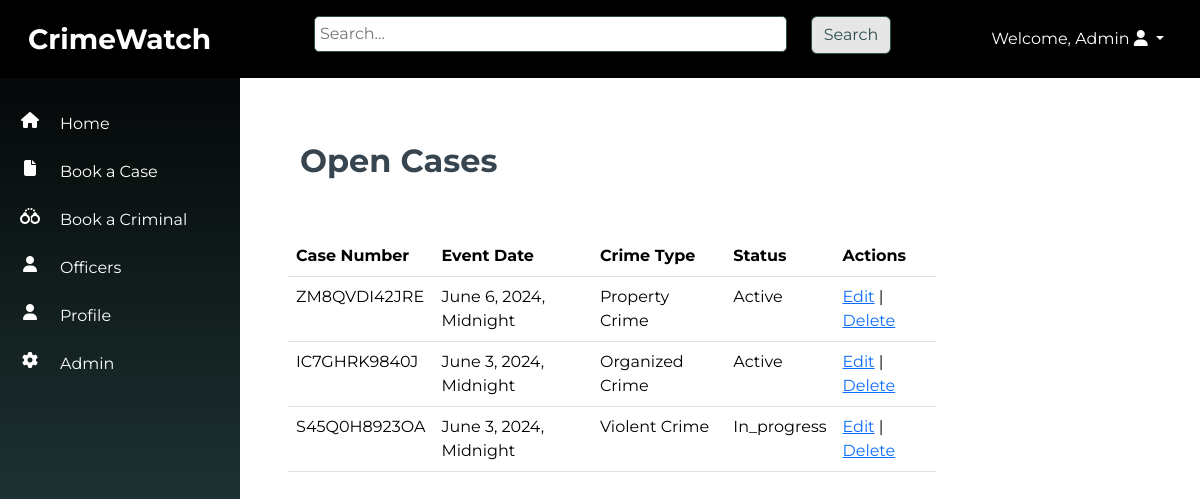
The app's page /cases/open-cases/ (signed in) with its own data.
### cases/models.py (models this page shows, shortened)
class CriminalCase(models.Model):
    CASE_STATUS_CHOICES = [
        ('active', 'Active'),
        ('in_progress', 'In Progress'),
        ('closed', 'Closed'),
    ]
    case_number = models.CharField(max_length=12, unique=True, editable=False)
    event_date = models.DateTimeField()
    crime_type = models.ForeignKey(CrimeType, on_delete=models.CASCADE)
    crime_subcategory = models.ForeignKey(CrimeSubcategory, on_delete=models.CASCADE)
    location_of_crime = models.CharField(max_length=255)
    case_description = models.TextField()
    witnesses = models.CharField(max_length=255)
    known_suspects = models.CharField(max_length=255)
    arrested_suspects = models.CharField(max_length=255)
    case_status = models.CharField(max_length=12, choices=CASE_STATUS_CHOICES)
    pictures_of_evidence = models.ImageField(upload_to='src/images/', null=True, blank=True)
    case_officer = models.ForeignKey(Officer, on_delete=models.CASCADE, null=True)

class CrimeType(models.Model):
    name = models.CharField(max_length=100)
    def __str__(self):
        return self.name

### cases/views.py (the view)
# urls.py: path('open-cases/', views.open_cases_list, name='open_cases_list'),
@login_required
def open_cases_list(request):
    cases = CriminalCase.objects.filter(Q(case_status='active') | Q(case_status='in_progress'))
    return render(request, 'case_filter.html', {'cases': cases, 'title': 'Open Cases'})

### cases/templates/case_filter.html (shortened to what this page needs)
{% extends 'base.html' %}
{% block content %}
<div class="container-fluid p-5">
    <div class="row mb-5">
        <div class="col-6">
            <h1 class="fw-bold fs-2">{{ title }}</h1>
        </div>
    </div>
    <div class="row">
        <table class="table w-75">
            <thead>
                <tr>
                    <th scope="col">Case Number</th>
                    <th scope="col">Event Date</th>
                    <th scope="col">Crime Type</th>
                    <th scope="col">Status</th>
                    <th scope="col">Actions</th>
                </tr>
            </thead>
            <tbody>
                {% for case in cases %}
                    <tr>
                        <td class="text-capitalize">{{ case.case_number }}</td>
                        <td class="text-capitalize">{{ case.event_date }}</td>
                        <td class="text-capitalize">{{ case.crime_type }}</td>
                        <td class="text-capitalize">{{ case.case_status }}</td>
                        <td>
                            <a href="{% url 'case_update' case.pk %}">Edit</a> |
                            <a href="{% url 'case_delete' case.pk %}">Delete</a>
                        </td>
                    </tr>
                {% empty %}
                    <tr>
                        <td colspan="5" class="text-danger text-center">No cases available.</td>
                    </tr>
                {% endfor %}
            </tbody>
        </table>
    </div>
</div>
{% endblock %}

### templates/base.html (shortened to what this page needs)
<!DOCTYPE html>
<html lang="en">
<head>
    <link rel="stylesheet" href="https://cdnjs.cloudflare.com/ajax/libs/font-awesome/6.5.2/css/all.min.css">
    {% load static %}
    <link rel="stylesheet" type="text/css" href="{% static 'src/styles.css' %}">
    <link href="https://cdn.jsdelivr.net/npm/bootstrap@5.3.3/dist/css/bootstrap.min.css" rel="stylesheet">
</head>
<body>
    <nav class="navbar navbar-expand-sm navbar-dark p-3">
        <div class="container-fluid">
            <div class="col-md-3"><a class="navbar-brand fs-3 fw-bold" href="{% url 'home' %}">CrimeWatch</a></div>
            <div class="col-md-6 d-none d-sm-block">
              <form method="get" action="{% url 'search_results' %}">
                <div class="row mb-2 align-items-start">
                  <div class="col-md-10">
                    <input type="text" name="q" placeholder="Search...">
                  </div>
                  <div class="col-md-2 rounded-top">
                    <button type="submit" class="btn btn-gray">Search</button>
                  </div>
              </div>
            </form>
          </div>
                <div class="col-md-3 d-none d-sm-block float-end">
                  {% if user.is_authenticated %}
                  <ul class="navbar-nav ml-3 justify-content-end">
                  <li class="dropdown nav-item">
                      <a href="#" class="dropdown-toggle nav-link text-white text-capitalize" data-bs-toggle="dropdown">Welcome, {{ user.username }} <i class="fa fa-user"></i> <b class="caret"></b></a>
                  </li></ul>
                  {% else %}
                  <li><a href="{% url 'login' %}">Login</a></li>
                  {% endif %}
          </div>
        </div>
      </nav>
    <div class="container-fluid">
        <div class="row">
        <div class="vert-bar d-none d-sm-block">
            <ul class="navbar-nav">
              <li class="nav-item my-1  py-2 row align-items-start">
                <i class="col-3 fa fa-house text-center"></i>
                <a class="col-9 nav-link p-0 m-0" href="{% url 'home' %}">Home</a>
              </li>
              <li class="nav-item my-1  py-2 row align-items-start">
                <i class="col-3 fa fa-file text-center"></i>
                <a class="col-9 nav-link p-0 m-0" href="{% url 'case_create' %}">Book a Case</a>
              </li>
              <li class="nav-item my-1  py-2 row align-items-start">
                <i class="col-3 fa fa-handcuffs text-center"></i>
                <a class="col-9 nav-link p-0 m-0" href="{% url 'criminal_create' %}">Book a Criminal</a>
              </li>
              <li class="nav-item my-1 py-2 row align-items-start">
                <i class="col-3 fa fa-user text-center"></i>
                <a class="col-9 nav-link p-0 m-0" href="{% url 'officer_list' %}">Officers</a>
              </li>
              <li class="nav-item my-1 py-2 row align-items-start">
                <i class="col-3 fa fa-user text-center"></i>
                <a class="col-9 nav-link p-0 m-0" href="{% url 'profile' %}">Profile</a>
              </li>
              <li class="nav-item my-1 py-2 row align-items-start">
                <i class="col-3 fa fa-gear text-center"></i>
                <a class="col-9 nav-link p-0 m-0" href="{% url 'admin:index' %}">Admin</a>
              </li>
              </ul>
        </div>
        <div class="content pt-3">
            {% block content %}{% endblock %}
        </div>
        </div>
    </div>
</body>
</html>

### static/src/styles.css (style rules this page uses)
body { font-family: 'Montserrat', sans-serif !important; color: var(--charcoal) !important; }
:root { --dark-slate-gray:#2F4F4F; --dark-khaki: #BDB76B; --crimson-red: #DC143C; --ivory: ##FFFFF0; --charcoal: #36454F; --dim-gray: #696969; --orange: #FFa500 }
.navbar { background:black; color: var(--dark-slate-gray) !important; z-index: 2; }
.btn-gray { background-color: #e6e6e6 !important; color: var(--ivory) !important; border-color: var(--dark-slate-gray) !important; }
.vert-bar { background-image: linear-gradient(180deg, black, var(--dark-slate-gray)) !important; position: fixed; top: 0; left: 0; z-index: 1; padding-top: 100px !important; width: 20% !important; height: 100%; color: white; padding: 20px 0; overflow-x: hidden; }
input[type="text"], input[type="number"], input[type="email"], input[type="date"], textarea { width:100%; border-radius: 5px; border: solid 1px #2F4F4F; padding:5px; }
.content { width:80% !important; margin: auto 0 0 20%; }

### records on screen
CriminalCase: case_number "ZM8QVDI42JRE", event_date "June 6, 2024, Midnight", crime_type "Property Crime", case_status "Active"
CriminalCase: case_number "IC7GHRK9840J", event_date "June 3, 2024, Midnight", crime_type "Organized Crime", case_status "Active"
CriminalCase: case_number "S45Q0H8923OA", event_date "June 3, 2024, Midnight", crime_type "Violent Crime", case_status "In_progress"

### other values on screen
{{ user.username }} "Admin"
{{ title }} "Open Cases"
